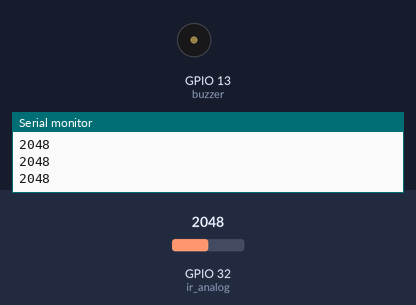
Simulated run of this sketch. Board: ESP32. On the bench: buzzer (waves = sounding), the last lines printed to the serial monitor. The test bench sets the inputs (shaded band); at power-on: GPIO 32 (ir_analog) = 2048.

Above: at 1.2 s.
1.3 s: GPIO 32 (ir_analog) set to 0
At 1.9 s:
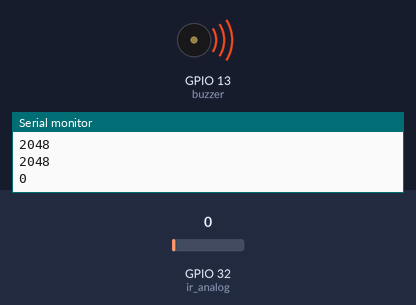
2.8 s: GPIO 32 (ir_analog) set to 491
At 4.5 s:
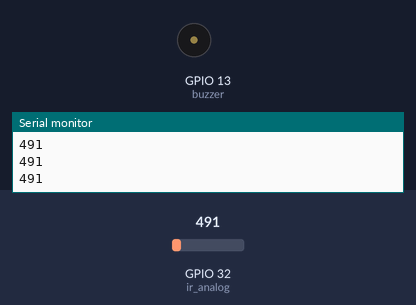
Timing chart, 0 to 6.0 s (numbered marks = the images above; inputs shaded):
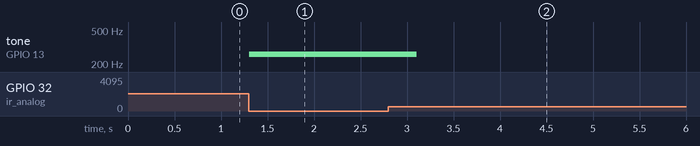

The sketch:

test_ir_buzzer.ino
```cpp
// test input IR sensor, output buzzer

#define buzzer 13     // pin buzzer
#define ir_analog 32  // pin IR
const int ch = 0;     // channel
const int bpm = 120;
const int quarter_note_delay = (60 * 1000) / bpm;

void setup() {
  Serial.begin(115200);
  //set timer
  ledcSetup(ch, 0, 8);
  ledcAttachPin(buzzer, ch);
}

void loop() {
  int val_ir = analogRead(ir_analog);
  ledcWrite(ch,25);  // set volume duty cycle = 25%
  Serial.println(val_ir);
  // IR detect
  if(val_ir > 0){
    ledcWrite(ch,0);
  }
  else{
    ledcWriteNote(ch, NOTE_C, 4);
    delay(quarter_note_delay);
  }
  delay(100);
}
```

Measured:
- after the input at 1.3 s, tone on GPIO 13 (buzzer): silent → 261 Hz at once
- after the input at 2.8 s, tone on GPIO 13 (buzzer): 261 Hz → silent after 0.30 s
